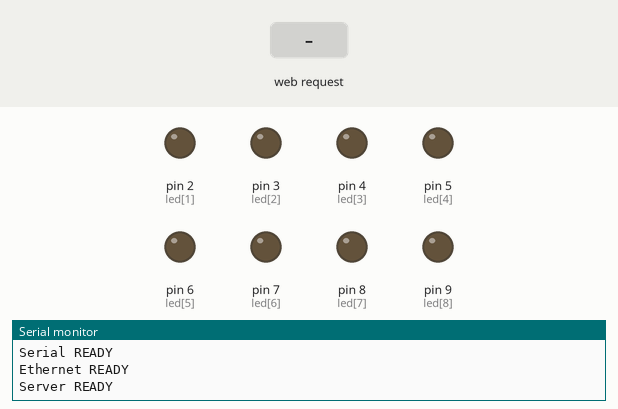
This sketch was run on a simulated Arduino Uno, built with avr-gcc and run on an emulated ATmega328P. Shown: output pins drawn as LEDs (lit = HIGH), the last lines printed to the serial monitor. The test bench sets the inputs (shaded band).

Above: at 1.2 s.
1.3 s: HTTP request GET /?all=on received
At 2.0 s:
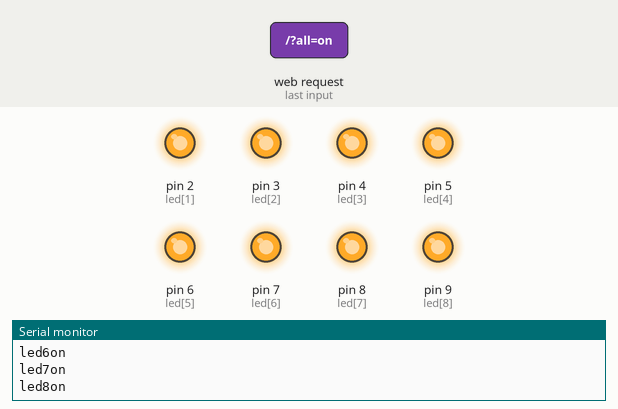
2.8 s: HTTP request GET /?all=off received
At 3.2 s:
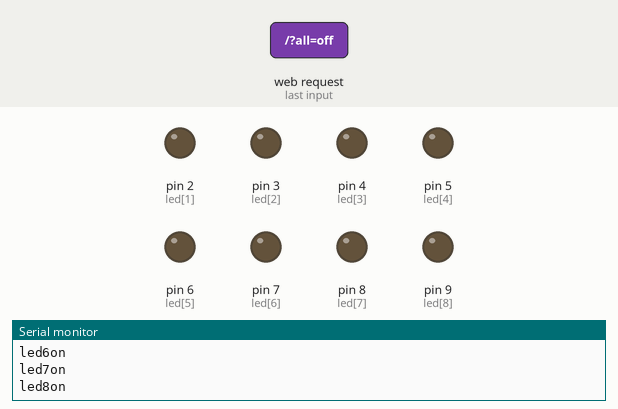
Timing chart, 0 to 5.8 s (numbered marks = the images above; inputs shaded):
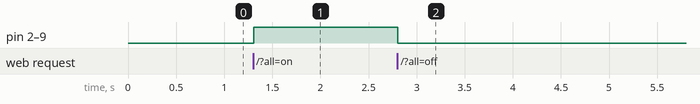

The sketch:

_WEB_server.ino
```cpp
#include <Ethernet.h>
#include <SPI.h>
//network NB: Pins 10, 11, 12 and 13 are reserved for Ethernet module.
byte mac[] = { 0xDE, 0xAD, 0xBE, 0xEF, 0xFE, 0xED };
byte ip[] = { 192, 168, 0, 177 };
byte gateway[] = { 192, 168, 1, 1 };
byte subnet[] = { 255, 255, 255, 0 };

String inString = String(35);

String Led;

int led[] = {00, 2, 3, 4 ,5 ,6 ,7 ,8,9  }; //Led pins num 0 in arry is not used
int numofleds = 8; //numofleds
String value[] = {"on","on","on","on","on","on","on","on","on"}; //startup all led are off

EthernetServer server(80);
String data;
void setup()
{
  Serial.begin(9600);
  Ethernet.begin(mac, ip,gateway,subnet);
  server.begin();
 //set pin mode
  for (int j = 1; j < (numofleds + 1); j++){
    pinMode(led[j], OUTPUT);
  }
  Serial.println("Serial READY");
  Serial.println("Ethernet READY");
  Serial.println("Server READY");
}

void loop()
{
  EthernetClient client = server.available();

  if(client){
    // an http request ends with a blank line
    boolean current_line_is_blank = true;
    while (client.connected()) {

      if(client.available()) {

        char c = client.read();
        // if we've gotten to the end of the line (received a newline
        // character) and the line is blank, the http request has ended,
        // so we can send a reply
        if (inString.length() < 35) {
            inString.concat(c);
         }
        if (c == '\n' && current_line_is_blank) {

          // send a standard http response header
          client.println("HTTP/1.1 200 OK");
          client.println("Content-Type: text/html");
          client.println();
          client.println("<html><body><form method=get>");
          client.println("<p>Led controller</p>");

         for(int i=1;i < (numofleds + 1) ;i++){
           Led = String("led") + i;

          if(inString.indexOf(Led+"=on")>0 || inString.indexOf("all=on")>0){
            Serial.println(Led+"on");
            digitalWrite(led[i], HIGH);
            value[i] = "off";
          }else if(inString.indexOf(Led+"=off")>0 || inString.indexOf("all=off")>0 ){
            Serial.println(Led+"on");
            digitalWrite(led[i], LOW);
            value[i] = "on";
          }
           client.println("<br>"+Led+"  <input type=submit name="+Led+" value="+value[i]+">");
         }
         client.println("<br>All <input type=submit name=all value=on><input type=submit name=all value=off>");
         client.println("</from></html></body>");
          break;
        }
        if (c == '\n') {
          // we're starting a new line
          current_line_is_blank = true;
        } else if (c != '\r') {
          // we've gotten a character on the current line
          current_line_is_blank = false;
        }
      }
    }
    // give the web browser time to receive the data
    delay(1);
    inString = "";
    client.stop();
  }
}
```

Measured:
- after the input at 1.3 s, pin 2 (led[1]), pin 3 (led[2]), pin 4 (led[3]), pin 5 (led[4]), pin 6 (led[5]), pin 7 (led[6]), pin 8 (led[7]), pin 9 (led[8]): LOW → HIGH at once
- after the input at 2.8 s, pin 2 (led[1]), pin 3 (led[2]), pin 4 (led[3]), pin 5 (led[4]), pin 6 (led[5]), pin 7 (led[6]), pin 8 (led[7]), pin 9 (led[8]): HIGH → LOW at once
